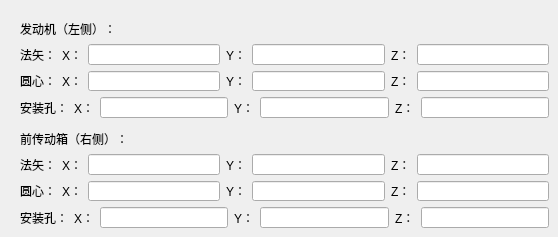
      <widget class="QWidget" name="tab_5">
       <attribute name="title">
        <string>工步2</string>
       </attribute>
       <widget class="QWidget" name="layoutWidget_11">
        <property name="geometry">
         <rect>
          <x>20</x>
          <y>20</y>
          <width>529</width>
          <height>98</height>
         </rect>
        </property>
        <layout class="QVBoxLayout" name="verticalLayout_9">
         <item>
          <widget class="QLabel" name="label_85">
           <property name="text">
            <string>发动机（左侧）：</string>
           </property>
          </widget>
         </item>
         <item>
          <layout class="QHBoxLayout" name="horizontalLayout_21">
           <item>
            <widget class="QLabel" name="label_86">
             <property name="text">
              <string>法矢：</string>
             </property>
            </widget>
           </item>
           <item>
            <widget class="QLabel" name="label_87">
             <property name="text">
              <string>X：</string>
             </property>
            </widget>
           </item>
           <item>
            <widget class="QLineEdit" name="StepTwo_horizontalEngine_normal_x_Edit"/>
           </item>
           <item>
            <widget class="QLabel" name="label_88">
             <property name="text">
              <string>Y：</string>
             </property>
            </widget>
           </item>
           <item>
            <widget class="QLineEdit" name="StepTwo_horizontalEngine_normal_y_Edit"/>
           </item>
           <item>
            <widget class="QLabel" name="label_89">
             <property name="text">
              <string>Z：</string>
             </property>
            </widget>
           </item>
           <item>
            <widget class="QLineEdit" name="StepTwo_horizontalEngine_normal_z_Edit"/>
           </item>
          </layout>
         </item>
         <item>
          <layout class="QHBoxLayout" name="horizontalLayout_22">
           <item>
            <widget class="QLabel" name="label_90">
             <property name="text">
              <string>圆心：</string>
             </property>
            </widget>
           </item>
           <item>
            <widget class="QLabel" name="label_91">
             <property name="text">
              <string>X：</string>
             </property>
            </widget>
           </item>
           <item>
            <widget class="QLineEdit" name="StepTwo_horizontalEngine_center_x_Edit"/>
           </item>
           <item>
            <widget class="QLabel" name="label_92">
             <property name="text">
              <string>Y：</string>
             </property>
            </widget>
           </item>
           <item>
            <widget class="QLineEdit" name="StepTwo_horizontalEngine_center_y_Edit"/>
           </item>
           <item>
            <widget class="QLabel" name="label_94">
             <property name="text">
              <string>Z：</string>
             </property>
            </widget>
           </item>
           <item>
            <widget class="QLineEdit" name="StepTwo_horizontalEngine_center_z_Edit"/>
           </item>
          </layout>
         </item>
         <item>
          <layout class="QHBoxLayout" name="horizontalLayout_23">
           <item>
            <widget class="QLabel" name="label_95">
             <property name="text">
              <string>安装孔：</string>
             </property>
            </widget>
           </item>
           <item>
            <widget class="QLabel" name="label_96">
             <property name="text">
              <string>X：</string>
             </property>
            </widget>
           </item>
           <item>
            <widget class="QLineEdit" name="StepTwo_horizontalEngine_holeCenter_x_Edit"/>
           </item>
           <item>
            <widget class="QLabel" name="label_97">
             <property name="text">
              <string>Y：</string>
             </property>
            </widget>
           </item>
           <item>
            <widget class="QLineEdit" name="StepTwo_horizontalEngine_holeCenter_y_Edit"/>
           </item>
           <item>
            <widget class="QLabel" name="label_110">
             <property name="text">
              <string>Z：</string>
             </property>
            </widget>
           </item>
           <item>
            <widget class="QLineEdit" name="StepTwo_horizontalEngine_holeCenter_z_Edit"/>
           </item>
          </layout>
         </item>
        </layout>
       </widget>
       <widget class="QWidget" name="layoutWidget_12">
        <property name="geometry">
         <rect>
          <x>20</x>
          <y>130</y>
          <width>529</width>
          <height>98</height>
         </rect>
        </property>
        <layout class="QVBoxLayout" name="verticalLayout_10">
         <item>
          <widget class="QLabel" name="label_111">
           <property name="text">
            <string>前传动箱（右侧）：</string>
           </property>
          </widget>
         </item>
         <item>
          <layout class="QHBoxLayout" name="horizontalLayout_27">
           <item>
            <widget class="QLabel" name="label_112">
             <property name="text">
              <string>法矢：</string>
             </property>
            </widget>
           </item>
           <item>
            <widget class="QLabel" name="label_113">
             <property name="text">
              <string>X：</string>
             </property>
            </widget>
           </item>
           <item>
            <widget class="QLineEdit" name="StepTwo_horizontalFrontDriveBox_normal_x_Edit"/>
           </item>
           <item>
            <widget class="QLabel" name="label_114">
             <property name="text">
              <string>Y：</string>
             </property>
            </widget>
           </item>
           <item>
            <widget class="QLineEdit" name="StepTwo_horizontalFrontDriveBox_normal_y_Edit"/>
           </item>
           <item>
            <widget class="QLabel" name="label_115">
             <property name="text">
              <string>Z：</string>
             </property>
            </widget>
           </item>
           <item>
            <widget class="QLineEdit" name="StepTwo_horizontalFrontDriveBox_normal_z_Edit"/>
           </item>
          </layout>
         </item>
         <item>
          <layout class="QHBoxLayout" name="horizontalLayout_28">
           <item>
            <widget class="QLabel" name="label_116">
             <property name="text">
              <string>圆心：</string>
             </property>
            </widget>
           </item>
           <item>
            <widget class="QLabel" name="label_117">
             <property name="text">
              <string>X：</string>
             </property>
            </widget>
           </item>
           <item>
            <widget class="QLineEdit" name="StepTwo_horizontalFrontDriveBox_center_x_Edit"/>
           </item>
           <item>
            <widget class="QLabel" name="label_118">
             <property name="text">
              <string>Y：</string>
             </property>
            </widget>
           </item>
           <item>
            <widget class="QLineEdit" name="StepTwo_horizontalFrontDriveBox_center_y_Edit"/>
           </item>
           <item>
            <widget class="QLabel" name="label_119">
             <property name="text">
              <string>Z：</string>
             </property>
            </widget>
           </item>
           <item>
            <widget class="QLineEdit" name="StepTwo_horizontalFrontDriveBox_center_z_Edit"/>
           </item>
          </layout>
         </item>
         <item>
          <layout class="QHBoxLayout" name="horizontalLayout_29">
           <item>
            <widget class="QLabel" name="label_120">
             <property name="text">
              <string>安装孔：</string>
             </property>
            </widget>
           </item>
           <item>
            <widget class="QLabel" name="label_121">
             <property name="text">
              <string>X：</string>
             </property>
            </widget>
           </item>
           <item>
            <widget class="QLineEdit" name="StepTwo_horizontalFrontDriveBox_holeCenter_x_Edit"/>
           </item>
           <item>
            <widget class="QLabel" name="label_122">
             <property name="text">
              <string>Y：</string>
             </property>
            </widget>
           </item>
           <item>
            <widget class="QLineEdit" name="StepTwo_horizontalFrontDriveBox_holeCenter_y_Edit"/>
           </item>
           <item>
            <widget class="QLabel" name="label_123">
             <property name="text">
              <string>Z：</string>
             </property>
            </widget>
           </item>
           <item>
            <widget class="QLineEdit" name="StepTwo_horizontalFrontDriveBox_holeCenter_z_Edit"/>
           </item>
          </layout>
         </item>
        </layout>
       </widget>
      </widget>
